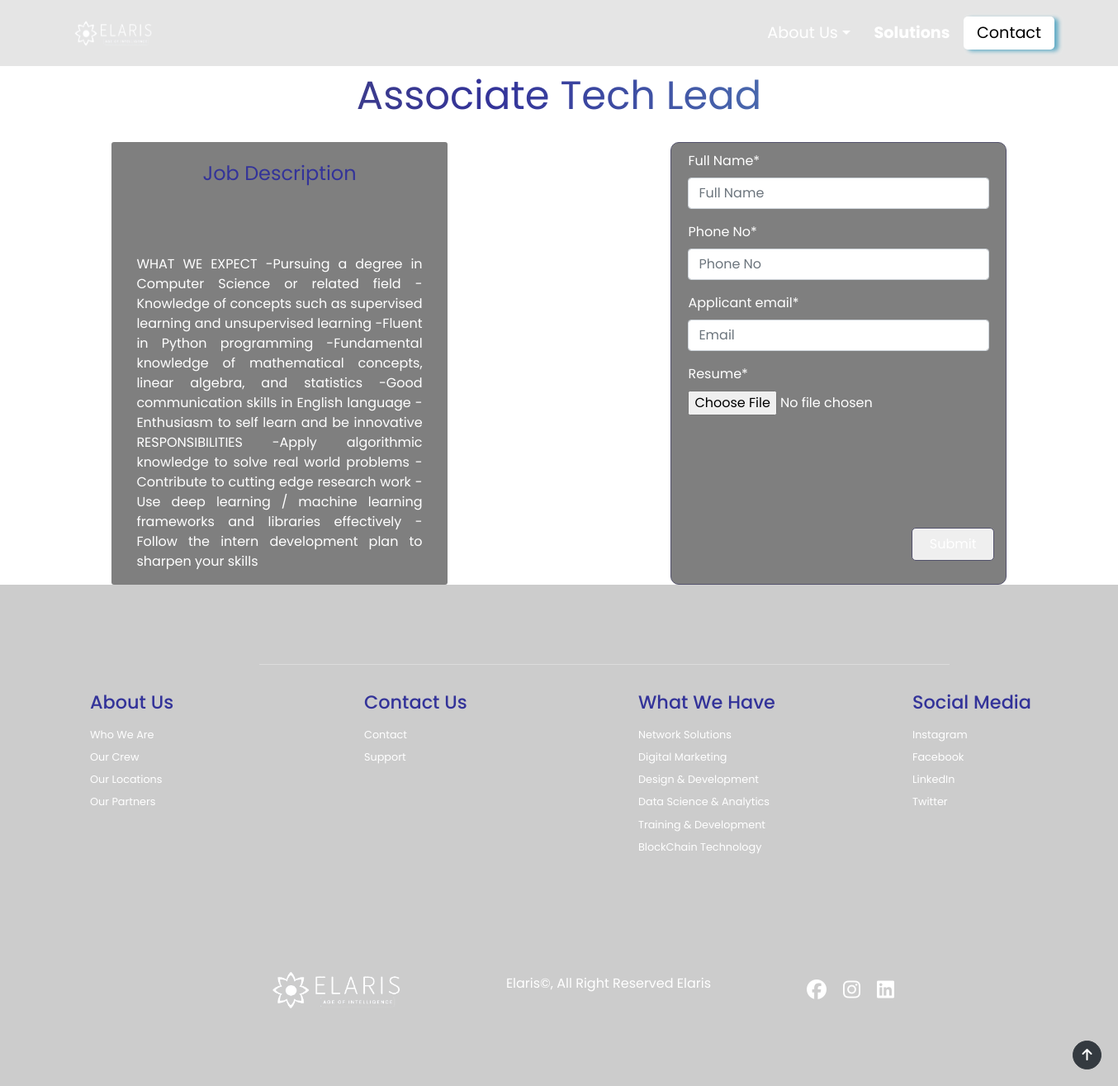
The app's page /job_detail/1/ with its own data.
### pages/models.py (models this page shows, shortened)
class Job(models.Model):
    start_date = models.DateField()
    end_date = models.DateField()
    title = models.CharField(max_length=200)
    description = models.TextField(max_length=10000)
    category = models.CharField(max_length=100)
    location = models.CharField(max_length=100)
    job_type = models.CharField(max_length=200)
    creation_date = models.DateField()

### pages/views.py (the view)
# urls.py: path('job_detail/<int:myid>/', job_detail, name='job_detail'),
def job_detail(request, myid):
	job = Job.objects.get(id=myid)
	description = job.description
	form = JobDetailForm()
	return render(request, "job_detail.html", {'job': job, 'description': description, 'form': form})

### pages/forms.py
class JobDetailForm(forms.ModelForm):
    applicant_name = forms.CharField(label='Full Name', widget=forms.TextInput(attrs={
		'placeholder': 'Full Name'
		}))
    applicant_phone = forms.CharField(label='Phone No', widget=forms.TextInput(attrs={
		'placeholder': 'Phone No'
		}))
    applicant_email = forms.EmailField(widget=forms.TextInput(attrs={
		'placeholder': 'Email'
		}))
    resume = forms.FileField()
    class Meta:
        model = Application
        fields = [
            'applicant_name',
            'applicant_phone',
            'applicant_email',
            'resume',
        ]

### pages/templates/job_detail.html (shortened to what this page needs)
<!DOCTYPE html>
<html lang="en">
{% extends 'base.html' %}
{% load static %}
{% load crispy_forms_tags %}
    {% block extra_css %}
        <link rel="stylesheet" href="{% static 'pages/css/job_detail.css' %}">
    {% endblock %}
    {% block content %}
      <div class="main__container">
        <div class="top__head">
            <div class="line__1">
                {{ job.title }}
            </div>
        </div>
        <div class="middle__div">
            <div class="info__div">
                <div class="container__1">
                    Job Description
                </div>
                <div class="container__2">
                    {{ description }}
                </div>
            </div>
            <div class="form__div">
                <form method="post" action='/job_apply/{{job.id}}/' enctype="multipart/form-data">
                    {{ form | crispy }}
                    <input class="form__btn" id="form-btn" type="submit" value="Submit" >
                </form>
            </div>
        </div>
    </div>
    {% endblock %}

### pages/static/pages/css/job_detail.css (style rules this page uses)
.main__container { display:flex; flex-direction: column; z-index: 100; }
.top__head { display: flex; flex-direction: column; z-index: 100; }
.line__1 { font-size: 3rem; text-align: center; background: rgb(83,82,108); background: linear-gradient(90deg, rgba(83,82,108,1) 0%, rgba(51,51,153,1) 44%, rgba(102,174,199,1) 100%); -webkit-background-clip: text; -webkit-text-fill-color: transparent; -moz-text-fill-color: transparent; animation: fadeIn 1s; z-index: 100; }
.middle__div { display: grid; grid-template-columns: 1fr 1fr; margin: 20px 0 0 0; z-index: 100; }
.form__div { padding: 10px 20px 0 20px; width: 60%; justify-self: center; animation: fadeIn 2s; border-radius: 10px; border: 1px solid rgba(83,82,108,1); background: rgba(0, 0, 0, .5); color: #fff; }
.form__div input { color: #fff; }
.form__btn { margin: 15vh 0 0 20vw; align-self: flex-end; width: 100px; height: 40px; outline: none; color: rgba(51,51,153,1); border-radius: 5px; border: 1px solid rgba(83,82,108,1); }
.info__div { height:100%; width:60%; border-radius: 3px; background: rgba(0, 0, 0, .5); padding: 0 20px 0 20px; margin-left: 10vw; }
.container__1 { font-size: 1.5rem; text-align: center; padding-top: 20px; color: #333399; animation: fadeIn 3s; }
.container__2 { padding:80px 10px; height: 480px; text-align: justify; color: #fff; animation: fadeIn 2.5s; }

### pages/templates/base.html (style rules this page uses)
* { font-family: 'Poppins', sans-serif; color: #fff; }

### records on screen
Job: title "Associate Tech Lead", description "WHAT WE EXPECT -Pursuing a degree in Computer Science or related field -Knowledge of concepts such as supervised learning and unsupervised learning -Fluent in Python programming -Fundamental knowledge of mathematical concepts, linear algebra, and statistics -Good communication skills in English language -Enthusiasm to self learn and be innovative RESPONSIBILITIES -Apply algorithmic knowledge to solve real world problems -Contribute to cutting edge research work -Use deep learning / machine learning frameworks and libraries effectively -Follow the intern development plan to sharpen your skills"
